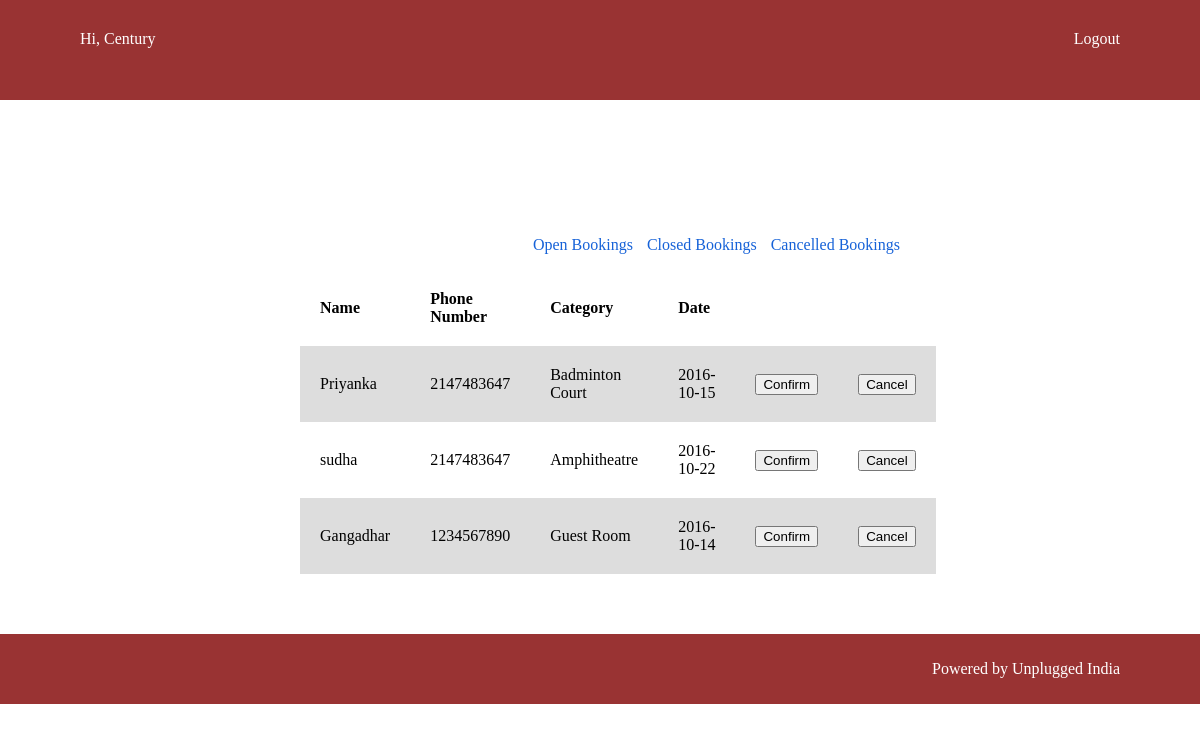
The app's page /admin/manage_bookings.php (signed in) with its own data.
### tables this page shows
CREATE TABLE IF NOT EXISTS `century_bookings` (
`id` int(11) NOT NULL,
  `category` varchar(50) NOT NULL,
  `for_date` date NOT NULL,
  `name` varchar(50) NOT NULL,
  `phone` int(11) NOT NULL,
  `status` varchar(50) NOT NULL
);

### admin/manage_bookings.php (the view, shortened to what this page needs)
<?php
	include("connection.php");
	$admin_name=$_SESSION['admin_name'];
	$exe=mysqli_query($conn,"select * from ".$admin_name."_bookings where status='pending'");
	?>
<html>
<head>
<link href="stylesheet.css" rel="stylesheet"></link>
</head>
<body>
<header>
	<div class="left name">Hi, <?php echo $admin_name;?></div>
    <div class="right log"><a href="logout.php">Logout</a></div>
</header>
<div class="container">
	<div style="float:right">
    	<ul>
        	<li style="display:inline-block;list-style-type:none"><a href="manage_bookings.php" style="color:#1662d8">Open Bookings</a></li>
            <li style="display:inline-block;list-style-type:none"><a href="closed_bookings.php" style="color:#1662d8;margin-left:10px;">Closed Bookings</a></li>
            <li style="display:inline-block;list-style-type:none"><a href="cancelled_bookings.php" style="color:#1662d8;margin-left:10px;">Cancelled Bookings</a></li>
        </ul>
    </div>
    <div>
    <?php
	if(mysqli_num_rows($exe)>0)
	{
	?>
    	<table class="table2">
        <tr>
            <th>Name</th>
            <th>Phone Number</th>
            <th>Category</th>
            <th colspan='2'>Date</th>
        </tr>
        <?php
            while($res=mysqli_fetch_assoc($exe))
            {
                $id=$res['id'];
				$name=$res['name'];
				$phone= $res['phone'];
				$category=$res['category'];
				$date=$res['for_date'];
                ?>
                    <tr>
                        <td><?php echo $name;?></td>
                        <td><?php echo $phone?></td>
                        <td><?php echo $category;?></td>
                        <td colspan='2'><?php echo $date;?></td>
                        <th><button id="<?php echo $id;?>" class="confirm">Confirm</button></th>
                        <th><button id="cancel_<?php echo $id;?>" class="cancel">Cancel</button></th>
                    </tr>
                <?php
            }
        ?>
    	</table>
        <?php
		}
		else
		{
			echo "<p>No new request for booking</p>";
		}
		?>
	</div>
</div>
<footer>
    <div class="right">
    <p>Powered by Unplugged India</p>
    </div>
</footer>
</body>
</html>

### admin/stylesheet.css (style rules this page uses)
body { margin:0; }
a { text-decoration:none; color:white; }
header { height:100px; background-color:#993333; }
.left { float:left; }
.right { float:right; }
header .log { margin-right:80px; margin-top:30px; color:white; }
header .name { margin-left:80px; margin-top:30px; color:white; }
.container { width:600px; margin:0 auto; vertical-align:middle; position:relative; top:15%; }
footer { margin-top:180px; height:70px; background-color:#993333; }
footer .right { margin-right:80px; margin-top:10px; color:white; }
table { border-collapse:collapse; width:100%; }
td,th { padding:20px; }
th { text-align:left; }
tr:nth-child(even) { background-color:#dddddd; }

### records on screen
century_bookings: name "Priyanka", phone "2147483647", category "Badminton Court", for_date "2016-10-15"
century_bookings: name "sudha", phone "2147483647", category "Amphitheatre", for_date "2016-10-22"
century_bookings: name "Gangadhar", phone "1234567890", category "Guest Room", for_date "2016-10-14"

### other values on screen
$admin_name "Century"
